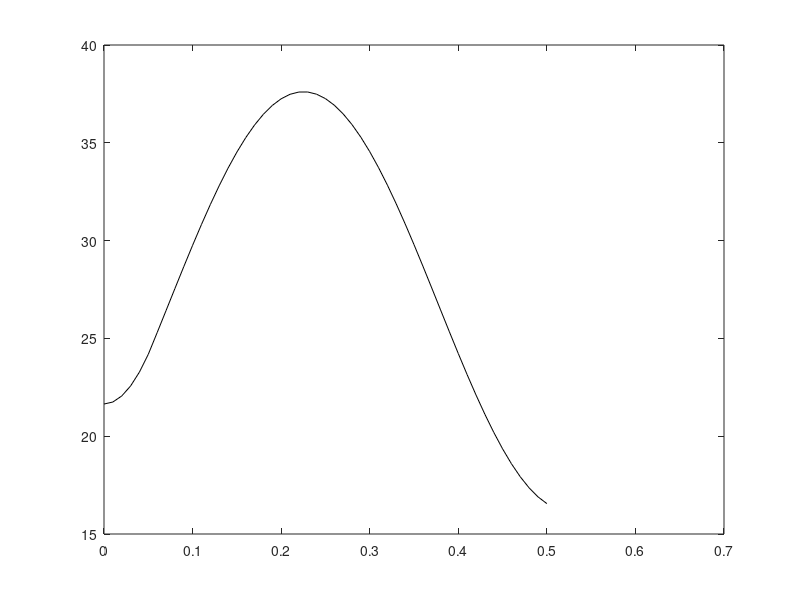

Reproduce this figure in MATLAB.
clc;
clear all;
close all;

H = 2.52;
f = 50;
Pm = 0.9;
Pmxbf = 2.44;
Pmxdf = 0.88;
Pmxaf = 2;

M = H / (pi * f);
t = 0;
tf = 0;
tstep = 0.01;
tc = 0.05; % 2.5 cycles % 2.5 * ( 1 / 50 )
tfinal = 0.5;

delta = asin(Pm / Pmxbf);
% delta
ang(1) = delta;
time(1) = t;

i = 2;

ddelta = 0;
Pa = 0;

while (t < tfinal)
    if (t == tf)
        Paminus = Pm - Pmxbf * (sin(delta));
        Papositive = Pm - Pmxdf * (sin(delta));
        Paavg = (Paminus + Papositive) / 2;
        Pa = Paavg;
    end
    
    if (t > tf && t < tc)
        Pa = Pm - Pmxdf * (sin(delta));
    end
    
    if (t == tc)
        Paminus = Pm - Pmxdf * (sin(delta));
        Papositive = Pm - Pmxaf * (sin(delta));
        Paavg = (Paminus + Papositive) / 2;
    end
    
    if (t > tc)
        Pa = Pm - Pmxaf * (sin(delta));
    end
    
    ddelta = ddelta + ((tstep ^ 2 / M) * Pa);
    delta = delta + ddelta;
    t = t + tstep;
    ang(i) = delta;
    time(i) = t;
    i = i + 1;
end

angle = (ang * 180) / pi;
plot(time, angle, 'k-');
time
angle
